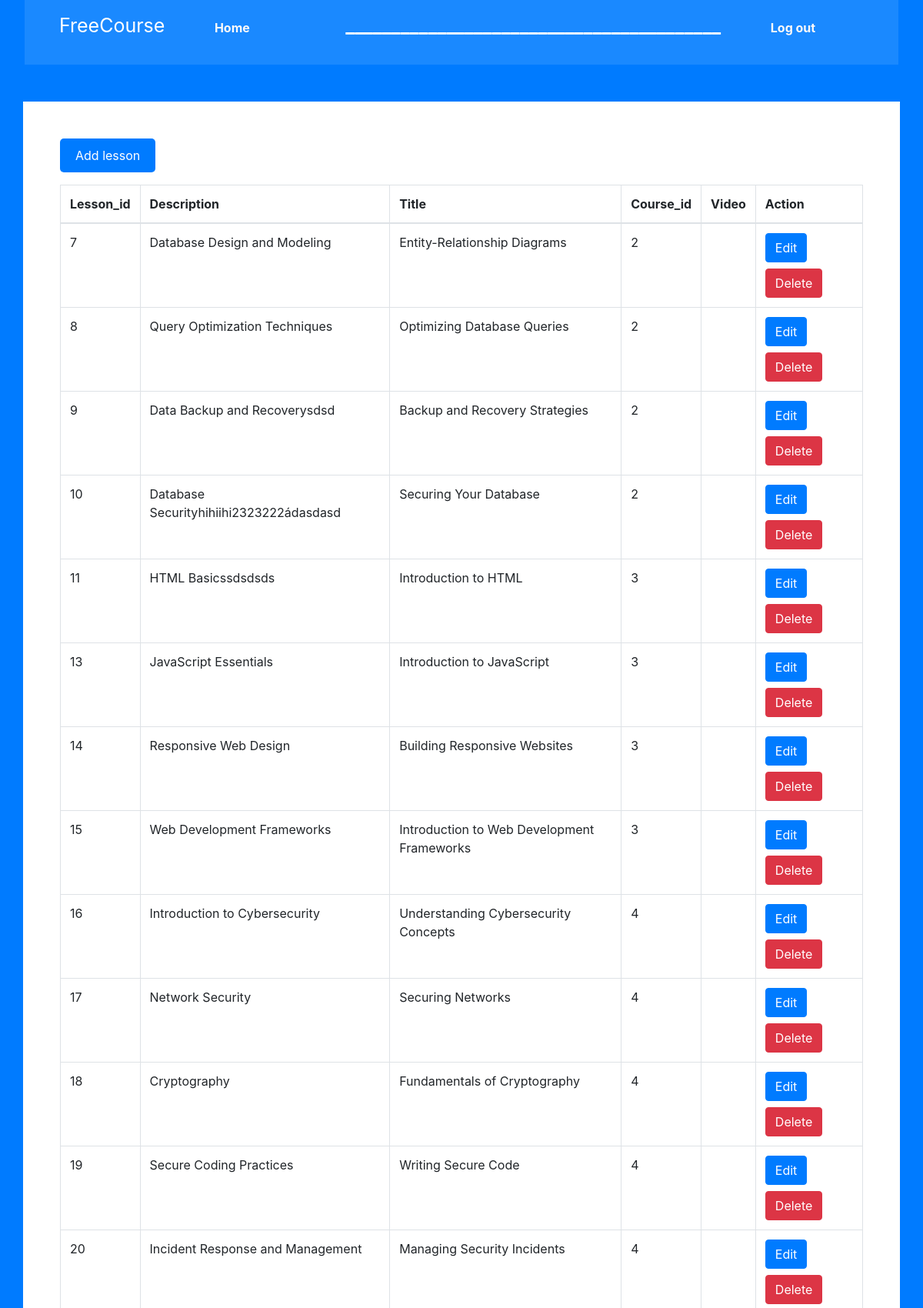
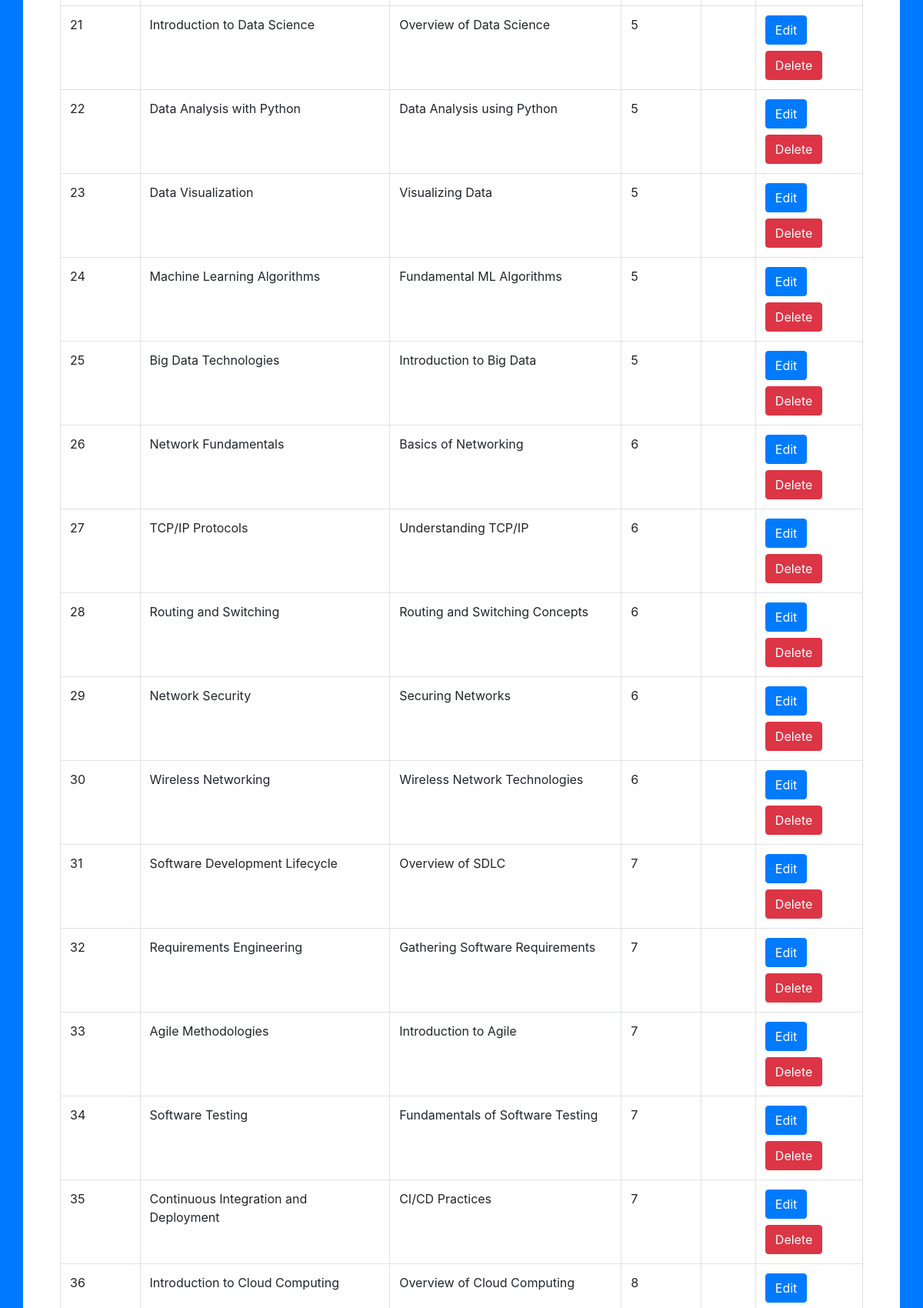
/manageLesson.php (upper part), run on the app's committed database (2 pictures, top to bottom).
### tables this page shows
CREATE TABLE `lesson` (
  `lesson_id` int(255) NOT NULL,
  `Description` text NOT NULL,
  `Title` varchar(255) NOT NULL,
  `course_id` int(11) NOT NULL,
  `video` text DEFAULT NULL
);

### manageLesson.php (the view, shortened to what this page needs)
<?php
function get_lesson()
{
    $sql = "SELECT * FROM lesson";
    $conn = create_connection();
    $result = $conn->query($sql);
    $data = array();
    while ($row = $result->fetch_assoc()) {
        $data[] = $row;
    }
    return $data;
}
?>
<!DOCTYPE html>
<html lang="en">
<head>
    <link href="https://stackpath.bootstrapcdn.com/bootstrap/4.5.2/css/bootstrap.min.css" rel="stylesheet">
    <link rel="stylesheet" href="style.css">
</head>
<body class="bg-primary">
<header>
      <nav>
        <div class="frame">
          <ul>
            <li class="listHeader" ><b></b>FreeCourse</li>
            <li class="listHeader"><a id="index" href="administration.php"><b>Home</b></a></li>
            <li class="listHeader" >
            <li class="listHeader" ><b>_________________________________________</b></li>
            <li class="listHeader" ><a href="?logout"><b>Log out</b></a></li>
          </ul>
        </div>
      </nav>
</header>
<div class="container mt-5 bg-white p-5">
<a class="mb-3" href="addLesson.php" style="display: inline-block; background-color: #007bff; color: #ffffff; text-decoration: none; padding: 10px 20px; border-radius: 5px; ">Add lesson</a>
    <table class="table table-bordered">
        <thead>
            <tr>
                <th>Lesson_id</th>
                <th>Description</th>
                <th>Title</th>
                <th>Course_id</th>
                <th>Video</th>
                <th>Action</th>
            </tr>
        </thead>
        <tbody>
            <?php
            $lessons = get_lesson();
            foreach ($lessons as $lesson) {
                $description = $lesson['Description'];
                $title = $lesson['Title'];
                $course_id = $lesson['course_id'];
                $video = $lesson['video'];
                $lesson_id = $lesson['lesson_id'];
                ?>
                <tr>
                    <td><?= $lesson_id ?></td>
                    <td><?= $description ?></td>
                    <td><?= $title ?></td>
                    <td><?= $course_id ?></td>
                    <td><div class="embed-responsive embed-responsive-16by9">
                        <iframe class="embed-responsive-item" src="<?= $video?>" allowfullscreen></iframe>
                    </div></td>
                    <td>
                        <form action="editLesson.php?lesson_id=<?= $lesson_id ?>" method="post" class="d-inline">
                            <button type="submit" class="btn btn-primary mb-2">Edit</button>
                        </form>
                        <form action="db/deleteLesson_db.php" method="post" class="d-inline">
                            <button type="submit" class="btn btn-danger" onclick="return confirm('Are you sure you want to delete this course?')">Delete</button>
                        </form>
                    </td>
                </tr>
            <?php
            }
            ?>
        </tbody>
    </table>
</div>
</body>
</html>

### style.css (style rules this page uses)
* { margin: 0; padding: 0; box-sizing: border-box; }
header { position: relative; padding: 0 2rem; }
li { list-style: none; }
a { text-decoration: none; color: white; font-size: 1rem; }
body { height: 100vh; background-size: cover; background-position: center; }
.container { display: flex; flex-wrap: wrap; justify-content: space-between; }

### manageLesson.php (style rules this page uses)
header { margin-top: 0px; position: relative; }
nav { background-color: rgba(255, 255, 255, 0.1); padding: 15px; }
.listHeader { display: inline; margin: 0 30px; font-size: 25px; color: white; }
body { background-image: url('/images/headerbg.jpg'); background-size: cover; background-repeat: no-repeat; }
a { text-decoration: none; color: rgb(252, 249, 249); transition: all 0.9s ease; }

### data on the page
lesson: lesson_id "7", Description "Database Design and Modeling", Title "Entity-Relationship Diagrams", course "2"
lesson: lesson_id "8", Description "Query Optimization Techniques", Title "Optimizing Database Queries", course "2"
lesson: lesson_id "9", Description "Data Backup and Recoverysdsd", Title "Backup and Recovery Strategies", course "2"
lesson: lesson_id "10", Description "Database Securityhihiihi2323222ádasdasd", Title "Securing Your Database", course "2"
lesson: lesson_id "11", Description "HTML Basicssdsdsds", Title "Introduction to HTML", course "3"
lesson: lesson_id "13", Description "JavaScript Essentials", Title "Introduction to JavaScript", course "3"
lesson: lesson_id "14", Description "Responsive Web Design", Title "Building Responsive Websites", course "3"
lesson: lesson_id "15", Description "Web Development Frameworks", Title "Introduction to Web Development Frameworks", course "3"
lesson: lesson_id "16", Description "Introduction to Cybersecurity", Title "Understanding Cybersecurity Concepts", course "4"
lesson: lesson_id "17", Description "Network Security", Title "Securing Networks", course "4"
lesson: lesson_id "18", Description "Cryptography", Title "Fundamentals of Cryptography", course "4"
lesson: lesson_id "19", Description "Secure Coding Practices", Title "Writing Secure Code", course "4"
lesson: lesson_id "20", Description "Incident Response and Management", Title "Managing Security Incidents", course "4"
lesson: lesson_id "21", Description "Introduction to Data Science", Title "Overview of Data Science", course "5"
lesson: lesson_id "22", Description "Data Analysis with Python", Title "Data Analysis using Python", course "5"
lesson: lesson_id "23", Description "Data Visualization", Title "Visualizing Data", course "5"
lesson: lesson_id "24", Description "Machine Learning Algorithms", Title "Fundamental ML Algorithms", course "5"
lesson: lesson_id "25", Description "Big Data Technologies", Title "Introduction to Big Data", course "5"
lesson: lesson_id "26", Description "Network Fundamentals", Title "Basics of Networking", course "6"
lesson: lesson_id "27", Description "TCP/IP Protocols", Title "Understanding TCP/IP", course "6"
lesson: lesson_id "28", Description "Routing and Switching", Title "Routing and Switching Concepts", course "6"
lesson: lesson_id "29", Description "Network Security", Title "Securing Networks", course "6"
lesson: lesson_id "30", Description "Wireless Networking", Title "Wireless Network Technologies", course "6"
lesson: lesson_id "31", Description "Software Development Lifecycle", Title "Overview of SDLC", course "7"
lesson: lesson_id "32", Description "Requirements Engineering", Title "Gathering Software Requirements", course "7"
lesson: lesson_id "33", Description "Agile Methodologies", Title "Introduction to Agile", course "7"
lesson: lesson_id "34", Description "Software Testing", Title "Fundamentals of Software Testing", course "7"
lesson: lesson_id "35", Description "Continuous Integration and Deployment", Title "CI/CD Practices", course "7"
lesson: lesson_id "36", Description "Introduction to Cloud Computing", Title "Overview of Cloud Computing", course "8"
